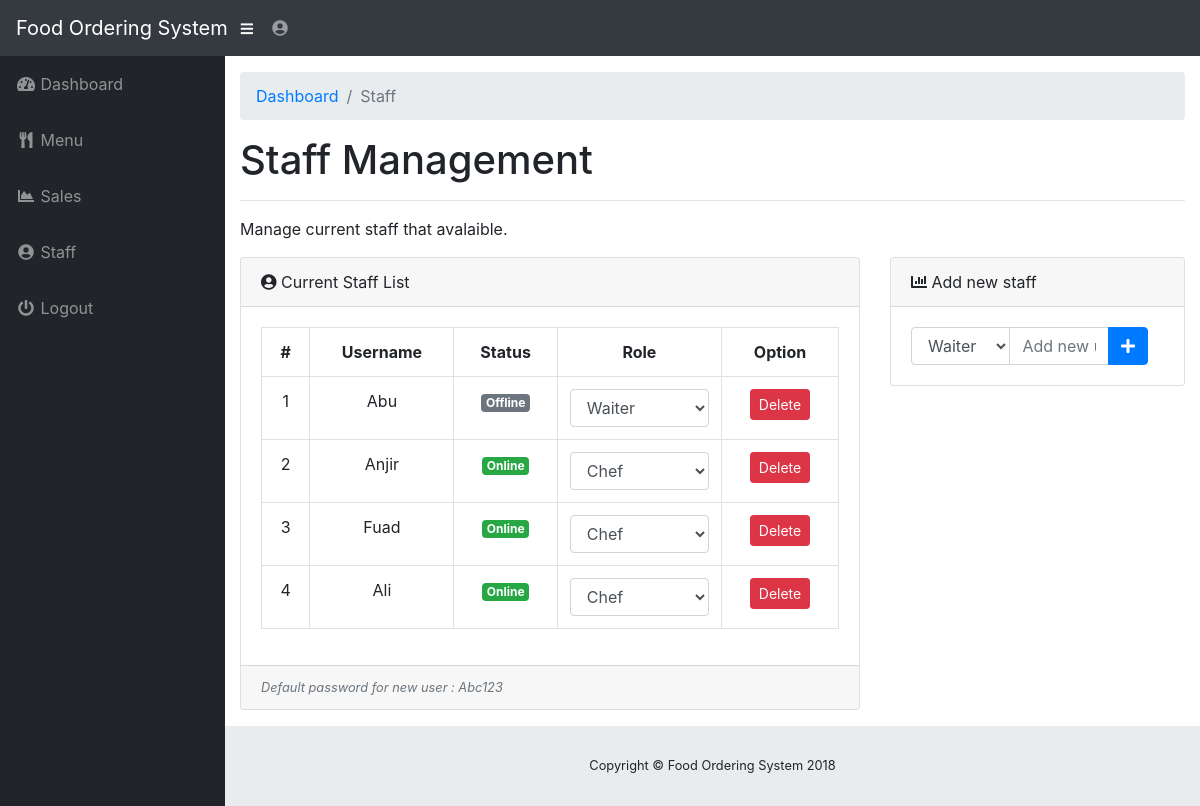
Screenshot of /admin/staff.php (signed in) with the database file from the repository.
### tables this page shows
CREATE TABLE `tbl_staff` (
  `staffID` int(2) NOT NULL,
  `username` varchar(25) NOT NULL,
  `password` varchar(100) NOT NULL,
  `status` text NOT NULL,
  `role` text NOT NULL
);

### admin/staff.php (the view, shortened to what this page needs)
<?php
  include("../functions.php");
?>
<!DOCTYPE html>
<html lang="en">
  <head>
    <link href="vendor/bootstrap/css/bootstrap.min.css" rel="stylesheet">
    <link href="vendor/fontawesome-free/css/all.min.css" rel="stylesheet" type="text/css">
    <link href="vendor/datatables/dataTables.bootstrap4.css" rel="stylesheet">
    <link href="css/sb-admin.css" rel="stylesheet">
  </head>
  <body id="page-top">
    <nav class="navbar navbar-expand navbar-dark bg-dark static-top">
      <a class="navbar-brand mr-1" href="index.php">Food Ordering System</a>
      <button class="btn btn-link btn-sm text-white order-1 order-sm-0" id="sidebarToggle" href="#">
        <i class="fas fa-bars"></i>
      </button>
      <ul class="navbar-nav ml-auto ml-md-0">
        <li class="nav-item dropdown no-arrow">
          <a class="nav-link dropdown-toggle" href="#" id="userDropdown" role="button" data-toggle="dropdown" aria-haspopup="true" aria-expanded="false">
            <i class="fas fa-user-circle fa-fw"></i>
          </a>
        </li>
      </ul>
    </nav>
    <div id="wrapper">
      <ul class="sidebar navbar-nav">
        <li class="nav-item">
          <a class="nav-link" href="index.php">
            <i class="fas fa-fw fa-tachometer-alt"></i>
            <span>Dashboard</span>
          </a>
        </li>
        <li class="nav-item">
          <a class="nav-link" href="menu.php">
            <i class="fas fa-fw fa-utensils"></i>
            <span>Menu</span></a>
        </li>
        <li class="nav-item">
          <a class="nav-link" href="sales.php">
            <i class="fas fa-fw fa-chart-area"></i>
            <span>Sales</span></a>
        </li>
        <li class="nav-item">
          <a class="nav-link" href="staff.php">
            <i class="fas fa-fw fa-user-circle"></i>
            <span>Staff</span>
          </a>
        </li>
        <li class="nav-item">
          <a class="nav-link" href="#" data-toggle="modal" data-target="#logoutModal">
            <i class="fas fa-fw fa-power-off"></i>
            <span>Logout</span>
          </a>
        </li>
      </ul>
      <div id="content-wrapper">
        <div class="container-fluid">
          <ol class="breadcrumb">
            <li class="breadcrumb-item">
              <a href="index.html">Dashboard</a>
            </li>
            <li class="breadcrumb-item active">Staff</li>
          </ol>
          <h1>Staff Management</h1>
          <hr>
          <p>Manage current staff that avalaible.</p>
          <div class="row">
            <div class="col-lg-8">
              <div class="card mb-3">
                <div class="card-header">
                  <i class="fas fa-user-circle"></i>
                  Current Staff List</div>
                <div class="card-body">
                  <table class="table table-bordered text-center" id="dataTable" width="100%" cellspacing="0">
                    <tr>
                      <th>#</th>
                      <th>Username</th>
                      <th>Status</th>
                      <th>Role</th>
                      <th class="text-center">Option</th>
                    </tr>
                      <?php
                        $displayStaffQuery = "SELECT * FROM tbl_staff";
                        if ($result = $sqlconnection->query($displayStaffQuery)) {
                          $staffno = 1;
                          while($staff = $result->fetch_array(MYSQLI_ASSOC)) {
                          ?>
                          	<tr class="text-center">
                            	<td><?php echo $staffno++; ?></td>
                            	<td><?php echo $staff['username']; ?></td>
                              <?php
                            	if ($staff['status'] == "Online") {
                                echo "<td><span class=\"badge badge-success\">Online</span></td>";
                              }
                              if ($staff['status'] == "Offline") {
                                echo "<td><span class=\"badge badge-secondary\">Offline</span></td>";
                              }
                              ?>
                              <td>
                                <form method="POST">
                                <select name="role" class="form-control" onchange="this.form.submit()">
                                  <?php
                                  $roleQuery = "SELECT role FROM tbl_role";
                                  if ($res = $sqlconnection->query($roleQuery)) {
                                    while ($role = $res->fetch_array(MYSQLI_ASSOC)) {
                                      if ($role['role'] == $staff['role'])
                                        echo "<option selected='selected' value='".$staff['role']."'>".ucfirst($staff['role'])."</option>";
                                      else
                                        echo "<option value='".$role['role']."'>".ucfirst($role['role'])."</option>";
                                    }
                                  }
                                  ?>
                                </select>
                                </form>
                              </td>
                            	<td class="text-center"><a href="deletestaff.php?staffID=<?php echo $staff['staffID']; ?>" class="btn btn-sm btn-danger">Delete</a></td>
                        	</tr>
                          <?php
                          }
                        }
                        else {
                          echo $sqlconnection->error;
                          echo "Something wrong.";
                        }
                      ?>
                  </table>
                </div>
                <div class="card-footer small text-muted"><i>Default password for new user : Abc123</i></div>
              </div>
            </div>
            <div class="col-lg-4">
              <div class="card mb-3">
                <div class="card-header">
                  <i class="fas fa-chart-bar""></i>
                  Add new staff</div>
                <div class="card-body">
                  <form action="addstaff.php" method="POST" class="d-none d-md-inline-block form-inline ml-auto mr-0 mr-md-3 my-2 my-md-0">
                    <div class="input-group">
                      <select name="staffrole" class="form-control">
                      <?php
                      $roleQuery = "SELECT role FROM tbl_role";
                      if ($res = $sqlconnection->query($roleQuery)) {
                        while ($role = $res->fetch_array(MYSQLI_ASSOC)) {
                            echo "<option value='".$role['role']."'>".ucfirst($role['role'])."</option>";
                        }
                      }
                      ?>
                      </select>
                      <input type="text" required="required" name="staffname" class="form-control" placeholder="Add new user" aria-label="Add" aria-describedby="basic-addon2">
                      <div class="input-group-append">
                        <button type="submit" name="addstaff" class="btn btn-primary">
                          <i class="fas fa-plus"></i>
                        </button>
                      </div>
                    </div>
                  </form>
                </div>
              </div>
            </div>
          </div>
        </div>
        <footer class="sticky-footer">
          <div class="container my-auto">
            <div class="copyright text-center my-auto">
              <span>Copyright © Food Ordering System 2018</span>
            </div>
          </div>
        </footer>
      </div>
    </div>
  </body>
</html>

### admin/css/sb-admin.css (style rules this page uses)
html { position: relative; min-height: 100%; }
body { height: 100%; }
#wrapper { display: -webkit-box; display: -ms-flexbox; display: flex; }
#wrapper #content-wrapper { overflow-x: hidden; width: 100%; padding-top: 1rem; padding-bottom: 80px; }
.navbar-nav .nav-item.dropdown .dropdown-toggle::after { width: 1rem; text-align: center; float: right; vertical-align: 0; border: 0; font-weight: 900; content: '\f105'; font-family: 'Font Awesome 5 Free'; }
.navbar-nav .nav-item.dropdown.no-arrow .dropdown-toggle::after { display: none; }
.sidebar { width: 90px !important; background-color: #212529; min-height: calc(100vh - 56px); }
.sidebar .nav-item:last-child { margin-bottom: 1rem; }
.sidebar .nav-item .nav-link { text-align: center; padding: 0.75rem 1rem; width: 90px; }
.sidebar .nav-item .nav-link span { font-size: 0.65rem; display: block; }
.sidebar .nav-item .nav-link { color: rgba(255, 255, 255, 0.5); }
@media (min-width: 768px) { .sidebar { width: 225px !important; } }
@media (min-width: 768px) { .sidebar .nav-item .nav-link { display: block; width: 100%; text-align: left; padding: 1rem; width: 225px; } }
@media (min-width: 768px) { .sidebar .nav-item .nav-link span { font-size: 1rem; display: inline; } }
:root { --input-padding-x: 0.75rem; --input-padding-y: 0.75rem; }
footer.sticky-footer { display: -webkit-box; display: -ms-flexbox; display: flex; position: absolute; right: 0; bottom: 0; width: calc(100% - 90px); height: 80px; background-color: #e9ecef; }
footer.sticky-footer .copyright { line-height: 1; font-size: 0.8rem; }
@media (min-width: 768px) { footer.sticky-footer { width: calc(100% - 225px); } }

### rows the page displays
tbl_staff: username "Abu", status "Offline"
tbl_staff: username "Anjir", status "Online"
tbl_staff: username "Fuad", status "Online"
tbl_staff: username "Ali", status "Online"

### other values shown
form field role "Waiter"
form field role "Chef"
form field staffrole "Waiter"
